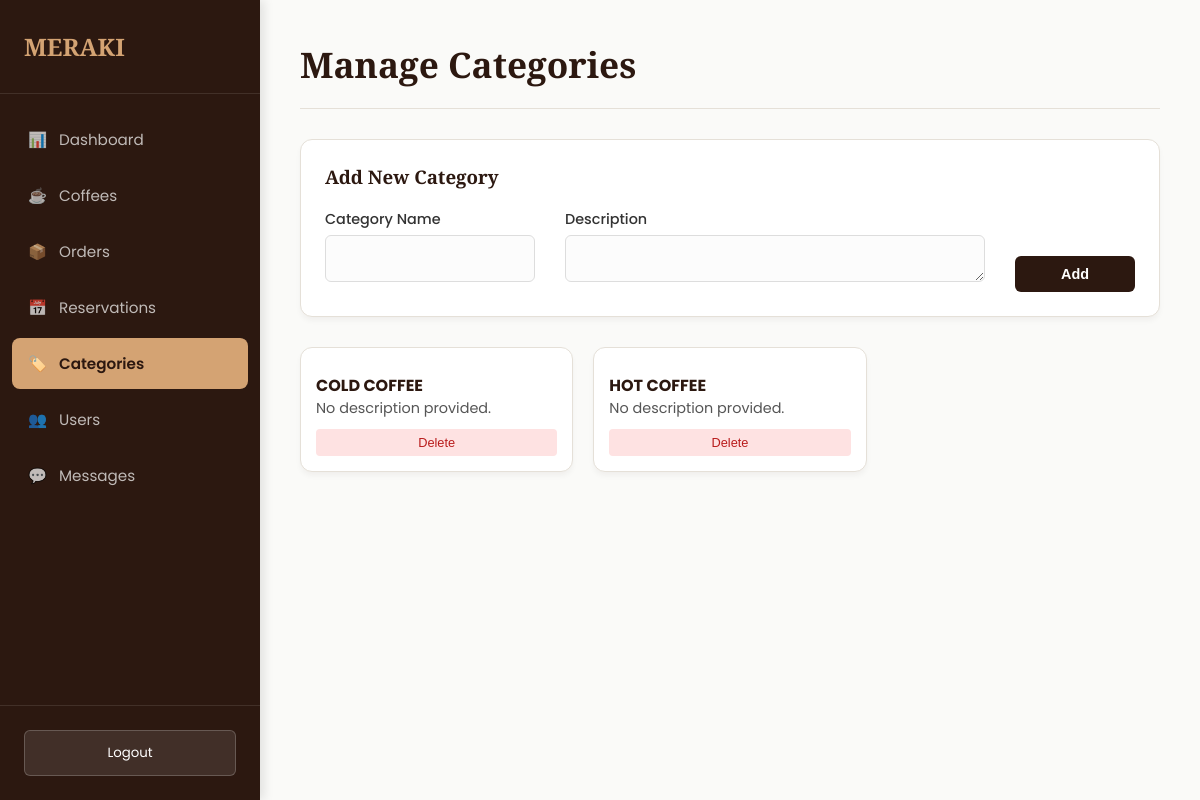
The page /Admin/categories.php (signed in) on the database its author committed.
### tables this page shows
CREATE TABLE `categories` (
  `category_id` int(11) NOT NULL,
  `name` varchar(255) NOT NULL,
  `description` text DEFAULT NULL,
  `created_at` timestamp NOT NULL DEFAULT current_timestamp(),
  `updated_at` timestamp NOT NULL DEFAULT current_timestamp() ON UPDATE current_timestamp()
);

### Admin/categories.php (the view, shortened to what this page needs)
<?php
$conn = @new mysqli('localhost', 'root', '', 'kapetann');
$msg = '';
$categories = [];
$res = $conn->query("SELECT category_id, name, description FROM categories ORDER BY category_id DESC");
if ($res) {
    while($row = $res->fetch_assoc()) $categories[] = $row;
} else {
    $msg .= " | Error fetching data: " . $conn->error;
}
?>
<!DOCTYPE html>
<html lang="en">
<head>
</head>
<body>
    <?php include 'sidebar.php'; ?>
    <main class="main-content">
        <div class="page-header"><h1>Manage Categories</h1></div>
        <div class="card">
            <h3 style="margin-bottom:20px;">Add New Category</h3>
            <form method="post" class="categories-form-grid">
                <div class="form-row"><label>Category Name</label><input type="text" name="name" required></div>
                <div class="form-row"><label>Description</label><textarea name="description" rows="1" style="resize:vertical;"></textarea></div>
                <div style="align-self: end;"><button class="btn-primary" style="min-width: 120px;">Add</button></div>
            </form>
        </div>
        <div class="categories-grid">
            <?php foreach($categories as $cat): ?>
            <div class="card category-card" style="padding:15px;">
                <h4 style="margin-top:10px;"><?php echo htmlspecialchars($cat['name']); ?></h4>
                <p><?php echo htmlspecialchars($cat['description'] ?: 'No description provided.'); ?></p>
                <form method="post" onsubmit="return confirm('WARNING: Deleting this category might unlink menu items. Proceed?');">
                    <button class="btn-small btn-delete" style="width:100%;">Delete</button>
                </form>
            </div>
            <?php endforeach; ?>
        </div>
    </main>
</body>
</html>

### Admin/styles.php (style rules this page uses)
:root { --sidebar-bg: #2C1810; --sidebar-hover: #3E2C26; --sidebar-active: #D4A373; --sidebar-text: #F3F0EB; --main-bg: #FAFAF8; --card-bg: #FFFFFF; --text-primary: #2C1810; --text-secondary: #665b56; --accent: #D4A373; --accent-hover: #b08d55; --border: #E5E0D8; --shadow: 0 4px 6px -1px rgba(44, 24, 16, 0.05); --shadow-lg: 0 10px 15px -3px rgba(44, 24, 16, 0.1); --danger: #ef4444; --success: #10b981; }
* { margin: 0; padding: 0; box-sizing: border-box; }
body { font-family: 'Poppins', sans-serif; background: var(--main-bg); color: var(--text-primary); min-height: 100vh; display: flex; }
h1, h2, h3, .brand-font { font-family: 'Playfair Display', serif; }
.main-content { flex: 1; margin-left: 260px; padding: 40px; }
.page-header { margin-bottom: 30px; border-bottom: 1px solid var(--border); padding-bottom: 20px; }
.page-header h1 { font-size: 2.2rem; color: var(--primary); }
.card { background: var(--card-bg); border-radius: 12px; padding: 24px; box-shadow: var(--shadow); border: 1px solid var(--border); margin-bottom: 24px; }
.btn-primary { padding: 10px 20px; background: var(--text-primary); color: #ffffff; border: none; border-radius: 6px; font-size: 0.9rem; font-weight: 600; cursor: pointer; transition: 0.3s; }
.btn-small { padding: 6px 12px; border-radius: 4px; border:none; cursor: pointer; font-size: 0.8rem; }
.btn-delete { background: #fee2e2; color: #b91c1c; }
input, select, textarea { width: 100%; padding: 12px; border: 1px solid var(--border); border-radius: 8px; background: #fff; font-family: 'Poppins', sans-serif; margin-bottom: 10px; }
label { font-size: 0.9rem; font-weight: 600; color: var(--text-secondary); margin-bottom: 5px; display: block; }

### Admin/categories.php (style rules this page uses)
.categories-form-grid { display: grid; grid-template-columns: 1fr 2fr auto; gap: 20px 30px; align-items: end; }
.form-row { display: flex; flex-direction: column; }
.categories-form-grid label { font-weight: 500; color: #333; margin-bottom: 5px; font-size: 0.9em; }
.categories-form-grid input, .categories-form-grid textarea { padding: 10px 12px; border: 1px solid #ddd; border-radius: 6px; font-size: 1em; transition: border-color 0.3s; background-color: #fcfcfc; width: 100%; }
.categories-grid { display: grid; grid-template-columns: repeat(auto-fill, minmax(250px, 1fr)); gap: 20px; margin-top: 30px; }
.category-card p { margin-bottom: 10px; font-size: 0.9em; color: #555; }

### rows shown on the page
categories: name "COLD COFFEE", description "No description provided."
categories: name "HOT COFFEE", description "No description provided."
